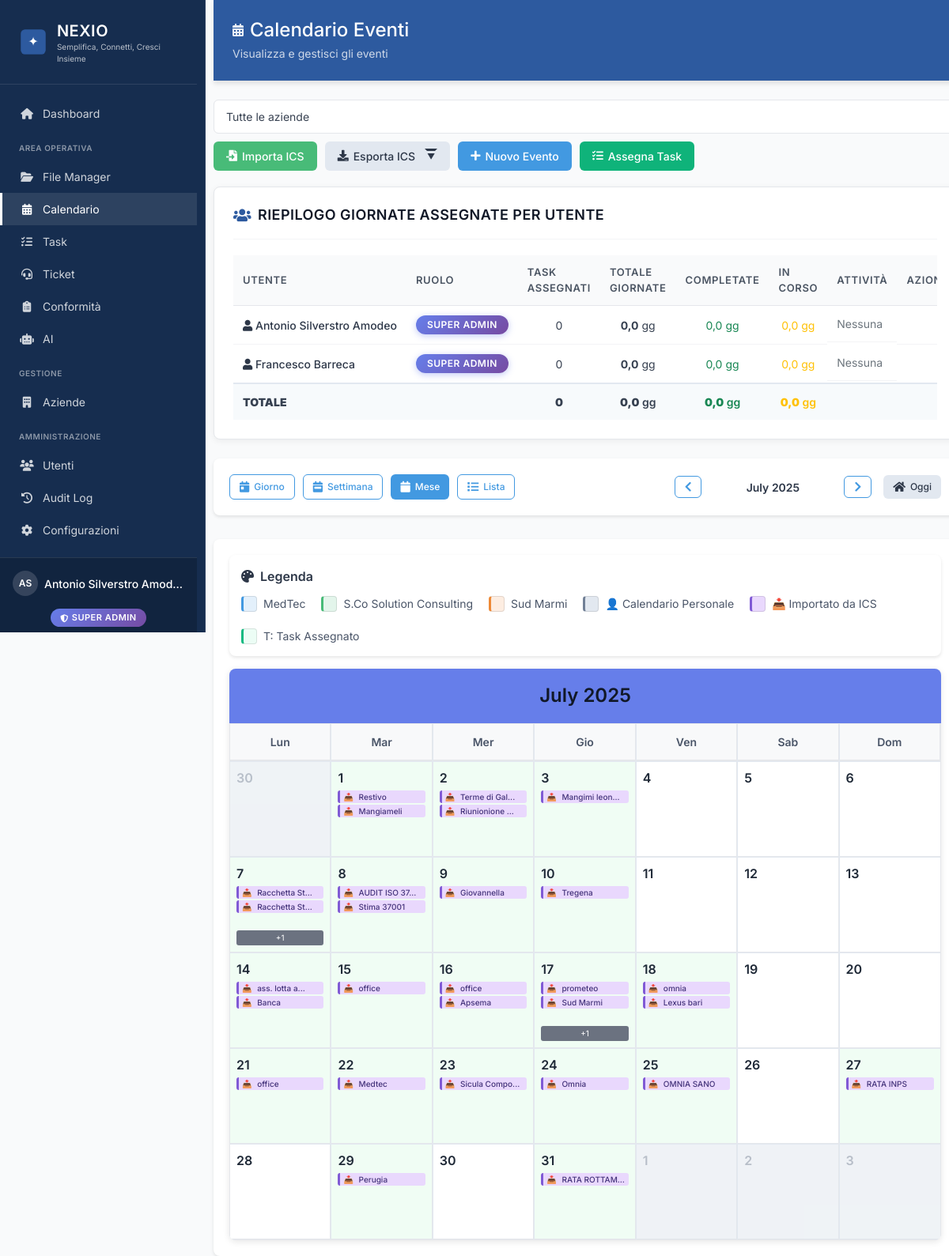
The page /calendario-eventi.php?view=month&date=2025-07-17 (signed in) on the database its author committed.
### tables this page shows
CREATE TABLE `utenti` (
  `id` int(11) NOT NULL AUTO_INCREMENT,
  `username` varchar(50) NOT NULL,
  `password` varchar(255) NOT NULL,
  `email` varchar(255) NOT NULL,
  `nome` varchar(100) DEFAULT NULL,
  `cognome` varchar(100) DEFAULT NULL,
  `ruolo` varchar(50) DEFAULT 'utente',
  `azienda_id` int(11) DEFAULT NULL,
  `attivo` tinyint(1) DEFAULT 1,
  `primo_accesso` tinyint(1) DEFAULT 0,
  `prima_login` tinyint(1) DEFAULT 1,
  `password_scadenza` date DEFAULT NULL,
  `last_password_change` datetime DEFAULT NULL,
  `data_creazione` timestamp NOT NULL DEFAULT current_timestamp(),
  `ultimo_accesso` datetime DEFAULT NULL,
  `telefono` varchar(50) DEFAULT NULL,
  `cellulare` varchar(50) DEFAULT NULL,
  `data_nascita` date DEFAULT NULL,
  `avatar` varchar(255) DEFAULT NULL,
  `bio` text DEFAULT NULL,
  `two_factor_enabled` tinyint(1) DEFAULT 0,
  `two_factor_secret` varchar(255) DEFAULT NULL,
  `password_reset_token` varchar(255) DEFAULT NULL COMMENT 'Token per il reset della password',
  `password_reset_expires` datetime DEFAULT NULL COMMENT 'Scadenza del token di reset password',
  `data_registrazione` datetime DEFAULT current_timestamp(),
  PRIMARY KEY (`id`),
  KEY `idx_email` (`email`),
  KEY `idx_ruolo` (`ruolo`),
  KEY `idx_attivo` (`attivo`),
  KEY `idx_username` (`username`)
);

CREATE TABLE `aziende` (
  `id` int(11) NOT NULL AUTO_INCREMENT,
  `nome` varchar(255) NOT NULL,
  `ragione_sociale` varchar(255) DEFAULT NULL,
  `codice` varchar(50) DEFAULT NULL,
  `partita_iva` varchar(20) DEFAULT NULL,
  `codice_fiscale` varchar(20) DEFAULT NULL,
  `indirizzo` text DEFAULT NULL,
  `telefono` varchar(50) DEFAULT NULL,
  `cap` varchar(10) DEFAULT NULL,
  `citta` varchar(100) DEFAULT NULL,
  `provincia` varchar(2) DEFAULT NULL,
  `email` varchar(255) DEFAULT NULL,
  `pec` varchar(255) DEFAULT NULL,
  `sito_web` varchar(255) DEFAULT NULL,
  `logo` varchar(255) DEFAULT NULL,
  `logo_path` varchar(255) DEFAULT NULL,
  `settore` varchar(100) DEFAULT NULL,
  `numero_dipendenti` int(11) DEFAULT NULL,
  `fatturato_annuo` decimal(15,2) DEFAULT NULL,
  `data_fondazione` date DEFAULT NULL,
  `descrizione` text DEFAULT NULL,
  `stato` enum('attiva','sospesa','cancellata') DEFAULT 'attiva',
  `max_referenti` int(11) DEFAULT 5,
  `piano` enum('base','professional','enterprise') DEFAULT 'base',
  `scadenza_piano` date DEFAULT NULL,
  `limite_utenti` int(11) DEFAULT 5,
  `limite_spazio_mb` int(11) DEFAULT 1024,
  `note` text DEFAULT NULL,
  `creata_da` int(11) DEFAULT NULL,
  `creato_da` int(11) DEFAULT NULL,
  `aggiornato_da` int(11) DEFAULT NULL,
  `responsabile_id` int(11) DEFAULT NULL,
  `data_creazione` timestamp NOT NULL DEFAULT current_timestamp(),
  `data_modifica` timestamp NOT NULL DEFAULT current_timestamp() ON UPDATE current_timestamp(),
  `modificata_da` int(11) DEFAULT NULL,
  PRIMARY KEY (`id`),
  KEY `idx_stato` (`stato`),
  KEY `idx_nome` (`nome`)
);

CREATE TABLE `eventi` (
  `id` int(11) NOT NULL AUTO_INCREMENT,
  `titolo` varchar(255) NOT NULL,
  `descrizione` text DEFAULT NULL,
  `data_inizio` datetime NOT NULL,
  `data_fine` datetime DEFAULT NULL,
  `luogo` varchar(255) DEFAULT NULL,
  `tipo` varchar(50) DEFAULT 'riunione',
  `stato` enum('programmato','in_corso','completato','annullato') DEFAULT 'programmato',
  `azienda_id` int(11) DEFAULT NULL,
  `creata_da` int(11) DEFAULT NULL,
  `data_creazione` timestamp NOT NULL DEFAULT current_timestamp(),
  `modificata_da` int(11) DEFAULT NULL,
  `data_modifica` timestamp NOT NULL DEFAULT current_timestamp() ON UPDATE current_timestamp(),
  `creato_da` int(11) DEFAULT NULL,
  `version` int(11) DEFAULT 1,
  `last_synced_at` timestamp NULL DEFAULT NULL,
  `sync_hash` varchar(64) DEFAULT NULL,
  `sync_status` enum('pending','synced','conflict','error') DEFAULT 'synced',
  `offline_id` varchar(255) DEFAULT NULL,
  `last_synced` timestamp NULL DEFAULT NULL,
  `priorita` varchar(20) DEFAULT 'media',
  `progetto` varchar(255) DEFAULT NULL,
  `tags` varchar(255) DEFAULT NULL,
  `assegnato_a` int(11) DEFAULT NULL,
  `uid_import` varchar(255) DEFAULT NULL,
  `tutto_il_giorno` tinyint(1) DEFAULT 0,
  `ora_inizio` time DEFAULT NULL,
  `ora_fine` time DEFAULT NULL,
  PRIMARY KEY (`id`),
  KEY `idx_sync` (`last_synced_at`,`sync_hash`),
  KEY `idx_offline_id` (`offline_id`),
  KEY `idx_last_synced` (`last_synced`),
  KEY `idx_sync_status` (`sync_status`),
  KEY `idx_data_inizio` (`data_inizio`),
  KEY `idx_data_fine` (`data_fine`),
  KEY `idx_creato_da` (`creato_da`),
  KEY `idx_azienda_id` (`azienda_id`),
  KEY `idx_assegnato_a` (`assegnato_a`),
  KEY `idx_date_range` (`data_inizio`,`data_fine`),
  KEY `idx_creato_date` (`creato_da`,`data_inizio`)
);

### components/calendar-month-view.php (the view, shortened to what the rows shown need)
<?php
require_once 'backend/utils/CalendarColorHelper.php';
$currentDate = strtotime($date);
$year = date('Y', $currentDate);
$month = date('m', $currentDate);
$firstDay = strtotime("$year-$month-01");
$lastDay = strtotime(date('Y-m-t', $firstDay));
$startDay = $firstDay;
while (date('N', $startDay) != 1) {
    $startDay = strtotime('-1 day', $startDay);
}
$endDay = $lastDay;
while (date('N', $endDay) != 7) {
    $endDay = strtotime('+1 day', $endDay);
}
$eventiPerData = [];
if (isset($eventi)) {
    foreach ($eventi as $evento) {
        $dataEvento = date('Y-m-d', strtotime($evento['data_inizio']));
        if (!isset($eventiPerData[$dataEvento])) {
            $eventiPerData[$dataEvento] = [];
        }
        $eventiPerData[$dataEvento][] = $evento;
    }
}
$taskPerData = [];
?>
<?php
include 'components/calendar-legend.php';
?>
<div class="simple-calendar">
    <div class="calendar-month-header">
        <h2><?= ucfirst(date('F Y', $firstDay)) ?></h2>
    </div>
    <div class="calendar-grid">
        <?php
        $current = $startDay;
        while ($current <= $endDay):
            $dayDate = date('Y-m-d', $current);
            $dayNumber = date('j', $current);
            $isCurrentMonth = date('m', $current) == $month;
            $dayEvents = $eventiPerData[$dayDate] ?? [];
            $dayTasks = $taskPerData[$dayDate] ?? [];
            $totalItems = count($dayEvents) + count($dayTasks);
            $dayClasses = ['calendar-day'];
            if (!$isCurrentMonth) $dayClasses[] = 'other-month';
            if ($totalItems > 0) $dayClasses[] = 'has-items';
        ?>
        <div class="<?= implode(' ', $dayClasses) ?>" data-date="<?= $dayDate ?>">
            <div class="day-number"><?= $dayNumber ?></div>
            <?php if ($totalItems > 0): ?>
            <div class="day-items">
                <?php
                $maxVisible = 2;
                $itemsShown = 0;
                foreach (array_slice($dayEvents, 0, $maxVisible - $itemsShown) as $evento):
                    $colorClass = CalendarColorHelper::getEventColorClass($evento);
                    $sourceClass = CalendarColorHelper::getSourceIndicatorClass($evento);
                ?>
                <div class="event-badge event-<?= htmlspecialchars($evento['tipo']) ?> <?= $colorClass ?> <?= $sourceClass ?>"
                     data-event-id="<?= $evento['id'] ?>"
                     data-event-json='<?= htmlspecialchars(json_encode($evento), ENT_QUOTES, 'UTF-8') ?>'
                     title="<?= date('H:i', strtotime($evento['data_inizio'])) ?> - <?= htmlspecialchars($evento['titolo']) ?>">
                    <?= htmlspecialchars(substr($evento['titolo'], 0, 12)) ?><?= strlen($evento['titolo']) > 12 ? '...' : '' ?>
                </div>
                <?php endforeach; ?>
                <?php if ($totalItems > $maxVisible): ?>
                <div class="more-badge">+<?= $totalItems - $maxVisible ?></div>
                <?php endif; ?>
            </div>
            <?php endif; ?>
        </div>
        <?php
            $current = strtotime('+1 day', $current);
        endwhile;
        ?>
    </div>
</div>

### calendario-eventi.php (shortened to what the rows shown need)
<?php
require_once 'backend/config/config.php';
$auth = Auth::getInstance();
$auth->requireAuth();
$user = $auth->getUser();
$currentAzienda = $auth->getCurrentAzienda();
$isSuperAdmin = $auth->isSuperAdmin();
$isUtenteSpeciale = $auth->isUtenteSpeciale();
$filter_azienda_id = null;
if ($isSuperAdmin) {
    $aziende_list = db_query("SELECT id, nome FROM aziende WHERE stato = 'attiva' ORDER BY nome")->fetchAll();
} else {
    if (!$currentAzienda) {
        redirect(APP_PATH . '/seleziona-azienda.php');
    }
}
$action = $_GET['action'] ?? 'calendar';
$view = $_GET['view'] ?? 'month';
$date = $_GET['date'] ?? date('Y-m-d');
$show_tasks = isset($_GET['show_tasks']) ? $_GET['show_tasks'] === '1' : true;
function getEventsForView($view, $date, $user, $auth, $filter_azienda_id = null, $include_tasks = false) {
    $whereClause = "WHERE 1=1";
    $params = [];
    switch ($view) {
        case 'month':
            $year = date('Y', strtotime($date));
            $month = date('m', strtotime($date));
            $whereClause .= " AND YEAR(e.data_inizio) = ? AND MONTH(e.data_inizio) = ?";
            $params[] = $year;
            $params[] = $month;
            break;
    }
    $sql = "SELECT e.*,
                   u.nome as creatore_nome, u.cognome as creatore_cognome,
                   a.nome as nome_azienda,
                   COUNT(ep.id) as num_partecipanti
            FROM eventi e
            LEFT JOIN utenti u ON e.creata_da = u.id
            LEFT JOIN aziende a ON e.azienda_id = a.id
            LEFT JOIN evento_partecipanti ep ON e.id = ep.evento_id
            $whereClause
            GROUP BY e.id
            ORDER BY e.data_inizio ASC";
    try {
        $stmt = db_query($sql, $params);
        $result = $stmt->fetchAll();
        return $result ?: [];
    } catch (Exception $e) {
        error_log("Error fetching events: " . $e->getMessage());
        return [];
    }
}
$include_tasks = $show_tasks && ($isSuperAdmin || $isUtenteSpeciale);
$eventi = getEventsForView($view, $date, $user, $auth, $filter_azienda_id, $include_tasks);
include dirname(__FILE__) . '/components/header.php';
require_once 'components/page-header.php';
?>
<link rel="stylesheet" href="assets/css/dashboard-clean.css">
<link rel="stylesheet" href="assets/css/calendar-fix.css">
<?php if ($isSuperAdmin): ?>
<div class="content-card">
    <div class="panel-header">
        <h2><i class="fas fa-users"></i> Riepilogo Giornate Assegnate per Utente</h2>
    </div>
    <?php
    $workday_sql = "SELECT
                    u.id, u.nome, u.cognome, u.ruolo,
                    COUNT(DISTINCT t.id) as num_task,
                    SUM(t.giornate_previste) as totale_giornate,
                    SUM(CASE WHEN t.stato = 'completato' THEN t.giornate_previste ELSE 0 END) as giornate_completate,
                    SUM(CASE WHEN t.stato IN ('assegnato', 'in_corso') THEN t.giornate_previste ELSE 0 END) as giornate_in_corso,
                    GROUP_CONCAT(DISTINCT t.attivita ORDER BY t.attivita) as attivita_types
                FROM utenti u
                LEFT JOIN task_calendario t ON u.id = t.utente_assegnato_id AND t.stato != 'annullato'
                WHERE u.attivo = 1 AND u.ruolo IN ('super_admin', 'utente_speciale', 'admin')
                GROUP BY u.id
                HAVING num_task > 0 OR u.ruolo = 'super_admin'
                ORDER BY totale_giornate DESC, u.nome, u.cognome";
    $stmt = db_query($workday_sql);
    $user_workdays = $stmt->fetchAll();
    ?>
    <div style="overflow-x: auto;">
        <table class="table-clean">
            <thead>
                <tr>
                    <th>Utente</th>
                    <th>Ruolo</th>
                    <th>Task Assegnati</th>
                    <th>Totale Giornate</th>
                    <th>Completate</th>
                    <th>In Corso</th>
                    <th>Attività</th>
                    <th>Azioni</th>
                </tr>
            </thead>
            <tbody>
                <?php
                foreach ($user_workdays as $user_data):
                ?>
                <tr>
                    <td class="user-name">
                        <i class="fas fa-user"></i>
                        <?= htmlspecialchars($user_data['nome'] . ' ' . $user_data['cognome']) ?>
                    </td>
                    <td>
                        <span class="badge <?= match($user_data['ruolo']) {
                            'super_admin' => 'badge-info',
                            'utente_speciale' => 'badge-success',
                            'admin' => 'badge-warning',
                            default => 'badge-secondary'
                        } ?>">
                            <?= match($user_data['ruolo']) {
                                'super_admin' => 'Super Admin',
                                'utente_speciale' => 'Utente Speciale',
                                'admin' => 'Admin',
                                default => ucfirst($user_data['ruolo'])
                            } ?>
                        </span>
                    </td>
                    <td class="text-center"><?= $user_data['num_task'] ?></td>
                    <td class="text-center">
                        <strong><?= number_format($user_data['totale_giornate'] ?? 0, 1, ',', '.') ?></strong> gg
                    </td>
                    <td class="text-center text-success">
                        <?= number_format($user_data['giornate_completate'] ?? 0, 1, ',', '.') ?> gg
                    </td>
                    <td class="text-center text-warning">
                        <?= number_format($user_data['giornate_in_corso'] ?? 0, 1, ',', '.') ?> gg
                    </td>
                    <td class="activity-types">
                        <?php if ($user_data['attivita_types']): ?>
                            <?php foreach (explode(',', $user_data['attivita_types']) as $attivita): ?>
                                <span class="badge badge-secondary" style="margin-right: 4px;"><?= htmlspecialchars($attivita) ?></span>
                            <?php endforeach; ?>
                        <?php else: ?>
                            <span class="text-muted">Nessuna</span>
                        <?php endif; ?>
                    </td>
                    <td>
                    </td>
                </tr>
                <?php endforeach; ?>
            </tbody>
        </table>
    </div>
</div>
<?php endif; ?>
<div class="calendar-container">
    <?php if ($action === 'nuovo' || $action === 'modifica'): ?>
        <?php include 'components/evento-form.php'; ?>
    <?php elseif ($action === 'nuovo_task'): ?>
        <?php include 'components/task-form.php'; ?>
    <?php else: ?>
        <?php
        switch ($view) {
            case 'month':
                include 'components/calendar-month-view.php';
                break;
        }
        ?>
    <?php endif; ?>
</div>
<?php include dirname(__FILE__) . '/components/footer.php'; ?>

### components/calendar-legend.php (shortened to what the rows shown need)
<div class="calendar-legend mb-3">
    <div class="legend-items">
        <?php if (isset($aziende_list) && !empty($aziende_list)): ?>
            <?php foreach ($aziende_list as $index => $azienda): ?>
            <div class="legend-item">
                <span class="legend-color event-company-<?= $azienda['id'] ?>"></span>
                <span class="legend-label"><?= htmlspecialchars($azienda['nome']) ?></span>
            </div>
            <?php endforeach; ?>
        <?php endif; ?>
    </div>
</div>

### rows shown on the page
utenti: nome+cognome "Antonio Silverstro Amodeo", ruolo "SUPER ADMIN", num_task "0", totale_giornate "0,0", giornate_completate "0,0", giornate_in_corso "0,0"
utenti: nome+cognome "Francesco Barreca", ruolo "SUPER ADMIN", num_task "0", totale_giornate "0,0", giornate_completate "0,0", giornate_in_corso "0,0"
aziende: nome "MedTec"
aziende: nome "S.Co Solution Consulting"
aziende: nome "Sud Marmi"
eventi: titolo "Restivo"
eventi: titolo "Mangiameli"
eventi: titolo "Terme di Gal"
eventi: titolo "Riunionione"
eventi: titolo "Mangimi leon"
eventi: titolo "Racchetta St"
eventi: titolo "Racchetta St"
eventi: titolo "AUDIT ISO 37"
eventi: titolo "Stima 37001"
eventi: titolo "Giovannella"
eventi: titolo "Tregena"
eventi: titolo "ass. lotta a"
eventi: titolo "Banca"
eventi: titolo "office"
eventi: titolo "office"
eventi: titolo "Apsema"
eventi: titolo "prometeo"
eventi: titolo "Sud Marmi"
eventi: titolo "omnia"
eventi: titolo "Lexus bari"
eventi: titolo "office"
eventi: titolo "Medtec"
eventi: titolo "Sicula Compo"
eventi: titolo "Omnia"
eventi: titolo "OMNIA SANO"
eventi: titolo "RATA INPS"
eventi: titolo "Perugia"
eventi: titolo "RATA ROTTAM…"

### other values the page prints
$item['title'] "Dashboard"
$title "AREA OPERATIVA"
$item['title'] "File Manager"
$item['title'] "Calendario"
$item['title'] "Task"
$item['title'] "Ticket"
$item['title'] "Conformità"
$item['title'] "AI"
$title "GESTIONE"
$item['title'] "Aziende"
$title "AMMINISTRAZIONE"
$item['title'] "Utenti"
$item['title'] "Audit Log"
$item['title'] "Configurazioni"
$initials ?: 'U' "AS"
